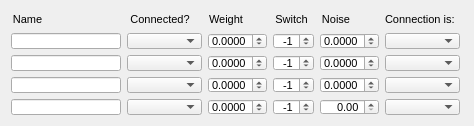
  <widget class="QWidget" name="layoutWidget_7">
   <property name="geometry">
    <rect>
     <x>9</x>
     <y>460</y>
     <width>466</width>
     <height>108</height>
    </rect>
   </property>
   <layout class="QHBoxLayout" name="horizontalLayout_17">
    <item>
     <layout class="QVBoxLayout" name="verticalLayout_44">
      <item>
       <widget class="QLabel" name="label_49">
        <property name="sizePolicy">
         <sizepolicy hsizetype="Fixed" vsizetype="Preferred">
          <horstretch>0</horstretch>
          <verstretch>0</verstretch>
         </sizepolicy>
        </property>
        <property name="minimumSize">
         <size>
          <width>33</width>
          <height>16</height>
         </size>
        </property>
        <property name="maximumSize">
         <size>
          <width>33</width>
          <height>16</height>
         </size>
        </property>
        <property name="font">
         <font>
          <pointsize>8</pointsize>
         </font>
        </property>
        <property name="text">
         <string>Name</string>
        </property>
        <property name="alignment">
         <set>Qt::AlignCenter</set>
        </property>
       </widget>
      </item>
      <item>
       <widget class="QLineEdit" name="unit3Unit1ConnNameLineEdit">
        <property name="sizePolicy">
         <sizepolicy hsizetype="Fixed" vsizetype="Fixed">
          <horstretch>0</horstretch>
          <verstretch>0</verstretch>
         </sizepolicy>
        </property>
        <property name="minimumSize">
         <size>
          <width>110</width>
          <height>16</height>
         </size>
        </property>
        <property name="maximumSize">
         <size>
          <width>110</width>
          <height>16</height>
         </size>
        </property>
        <property name="font">
         <font>
          <pointsize>8</pointsize>
         </font>
        </property>
        <property name="readOnly">
         <bool>true</bool>
        </property>
       </widget>
      </item>
      <item>
       <widget class="QLineEdit" name="unit3Unit2ConnNameLineEdit">
        <property name="sizePolicy">
         <sizepolicy hsizetype="Fixed" vsizetype="Fixed">
          <horstretch>0</horstretch>
          <verstretch>0</verstretch>
         </sizepolicy>
        </property>
        <property name="minimumSize">
         <size>
          <width>110</width>
          <height>16</height>
         </size>
        </property>
        <property name="maximumSize">
         <size>
          <width>110</width>
          <height>16</height>
         </size>
        </property>
        <property name="font">
         <font>
          <pointsize>8</pointsize>
         </font>
        </property>
        <property name="readOnly">
         <bool>true</bool>
        </property>
       </widget>
      </item>
      <item>
       <widget class="QLineEdit" name="unit3Unit3ConnNameLineEdit">
        <property name="sizePolicy">
         <sizepolicy hsizetype="Fixed" vsizetype="Fixed">
          <horstretch>0</horstretch>
          <verstretch>0</verstretch>
         </sizepolicy>
        </property>
        <property name="minimumSize">
         <size>
          <width>110</width>
          <height>16</height>
         </size>
        </property>
        <property name="maximumSize">
         <size>
          <width>110</width>
          <height>16</height>
         </size>
        </property>
        <property name="font">
         <font>
          <pointsize>8</pointsize>
         </font>
        </property>
        <property name="readOnly">
         <bool>true</bool>
        </property>
       </widget>
      </item>
      <item>
       <widget class="QLineEdit" name="unit3Unit4ConnNameLineEdit">
        <property name="sizePolicy">
         <sizepolicy hsizetype="Fixed" vsizetype="Fixed">
          <horstretch>0</horstretch>
          <verstretch>0</verstretch>
         </sizepolicy>
        </property>
        <property name="minimumSize">
         <size>
          <width>110</width>
          <height>16</height>
         </size>
        </property>
        <property name="maximumSize">
         <size>
          <width>110</width>
          <height>16</height>
         </size>
        </property>
        <property name="font">
         <font>
          <pointsize>8</pointsize>
         </font>
        </property>
        <property name="readOnly">
         <bool>true</bool>
        </property>
       </widget>
      </item>
     </layout>
    </item>
    <item>
     <layout class="QVBoxLayout" name="verticalLayout_45">
      <item>
       <widget class="QLabel" name="label_50">
        <property name="sizePolicy">
         <sizepolicy hsizetype="Fixed" vsizetype="Preferred">
          <horstretch>0</horstretch>
          <verstretch>0</verstretch>
         </sizepolicy>
        </property>
        <property name="minimumSize">
         <size>
          <width>66</width>
          <height>16</height>
         </size>
        </property>
        <property name="maximumSize">
         <size>
          <width>66</width>
          <height>16</height>
         </size>
        </property>
        <property name="font">
         <font>
          <pointsize>8</pointsize>
         </font>
        </property>
        <property name="text">
         <string>Connected?</string>
        </property>
        <property name="alignment">
         <set>Qt::AlignCenter</set>
        </property>
       </widget>
      </item>
      <item>
       <widget class="QComboBox" name="unit3Unit1ConnectedComboBox">
        <property name="sizePolicy">
         <sizepolicy hsizetype="Fixed" vsizetype="Fixed">
          <horstretch>0</horstretch>
          <verstretch>0</verstretch>
         </sizepolicy>
        </property>
        <property name="minimumSize">
         <size>
          <width>75</width>
          <height>16</height>
         </size>
        </property>
        <property name="maximumSize">
         <size>
          <width>75</width>
          <height>16</height>
         </size>
        </property>
        <property name="font">
         <font>
          <pointsize>8</pointsize>
         </font>
        </property>
       </widget>
      </item>
      <item>
       <widget class="QComboBox" name="unit3Unit2ConnectedComboBox">
        <property name="sizePolicy">
         <sizepolicy hsizetype="Fixed" vsizetype="Fixed">
          <horstretch>0</horstretch>
          <verstretch>0</verstretch>
         </sizepolicy>
        </property>
        <property name="minimumSize">
         <size>
          <width>75</width>
          <height>16</height>
         </size>
        </property>
        <property name="maximumSize">
         <size>
          <width>75</width>
          <height>16</height>
         </size>
        </property>
        <property name="font">
         <font>
          <pointsize>8</pointsize>
         </font>
        </property>
       </widget>
      </item>
      <item>
       <widget class="QComboBox" name="unit3Unit3ConnectedComboBox">
        <property name="sizePolicy">
         <sizepolicy hsizetype="Fixed" vsizetype="Fixed">
          <horstretch>0</horstretch>
          <verstretch>0</verstretch>
         </sizepolicy>
        </property>
        <property name="minimumSize">
         <size>
          <width>75</width>
          <height>16</height>
         </size>
        </property>
        <property name="maximumSize">
         <size>
          <width>75</width>
          <height>16</height>
         </size>
        </property>
        <property name="font">
         <font>
          <pointsize>8</pointsize>
         </font>
        </property>
       </widget>
      </item>
      <item>
       <widget class="QComboBox" name="unit3Unit4ConnectedComboBox">
        <property name="sizePolicy">
         <sizepolicy hsizetype="Fixed" vsizetype="Fixed">
          <horstretch>0</horstretch>
          <verstretch>0</verstretch>
         </sizepolicy>
        </property>
        <property name="minimumSize">
         <size>
          <width>75</width>
          <height>16</height>
         </size>
        </property>
        <property name="maximumSize">
         <size>
          <width>75</width>
          <height>16</height>
         </size>
        </property>
        <property name="font">
         <font>
          <pointsize>8</pointsize>
         </font>
        </property>
       </widget>
      </item>
     </layout>
    </item>
    <item>
     <layout class="QVBoxLayout" name="verticalLayout_46">
      <item>
       <widget class="QLabel" name="label_51">
        <property name="sizePolicy">
         <sizepolicy hsizetype="Fixed" vsizetype="Preferred">
          <horstretch>0</horstretch>
          <verstretch>0</verstretch>
         </sizepolicy>
        </property>
        <property name="minimumSize">
         <size>
          <width>36</width>
          <height>16</height>
         </size>
        </property>
        <property name="maximumSize">
         <size>
          <width>36</width>
          <height>16</height>
         </size>
        </property>
        <property name="font">
         <font>
          <pointsize>8</pointsize>
         </font>
        </property>
        <property name="text">
         <string>Weight</string>
        </property>
        <property name="alignment">
         <set>Qt::AlignCenter</set>
        </property>
       </widget>
      </item>
      <item>
       <widget class="QDoubleSpinBox" name="unit3Unit1WeightDoubleSpinBox">
        <property name="sizePolicy">
         <sizepolicy hsizetype="Fixed" vsizetype="Fixed">
          <horstretch>0</horstretch>
          <verstretch>0</verstretch>
         </sizepolicy>
        </property>
        <property name="minimumSize">
         <size>
          <width>59</width>
          <height>16</height>
         </size>
        </property>
        <property name="maximumSize">
         <size>
          <width>59</width>
          <height>16</height>
         </size>
        </property>
        <property name="font">
         <font>
          <pointsize>8</pointsize>
         </font>
        </property>
        <property name="wrapping">
         <bool>true</bool>
        </property>
        <property name="alignment">
         <set>Qt::AlignRight|Qt::AlignTrailing|Qt::AlignVCenter</set>
        </property>
        <property name="decimals">
         <number>4</number>
        </property>
        <property name="maximum">
         <double>1.000000000000000</double>
        </property>
        <property name="singleStep">
         <double>0.001000000000000</double>
        </property>
       </widget>
      </item>
      <item>
       <widget class="QDoubleSpinBox" name="unit3Unit2WeightDoubleSpinBox">
        <property name="sizePolicy">
         <sizepolicy hsizetype="Fixed" vsizetype="Fixed">
          <horstretch>0</horstretch>
          <verstretch>0</verstretch>
         </sizepolicy>
        </property>
        <property name="minimumSize">
         <size>
          <width>59</width>
          <height>16</height>
         </size>
        </property>
        <property name="maximumSize">
         <size>
          <width>59</width>
          <height>16</height>
         </size>
        </property>
        <property name="font">
         <font>
          <pointsize>8</pointsize>
         </font>
        </property>
        <property name="wrapping">
         <bool>true</bool>
        </property>
        <property name="alignment">
         <set>Qt::AlignRight|Qt::AlignTrailing|Qt::AlignVCenter</set>
        </property>
        <property name="decimals">
         <number>4</number>
        </property>
        <property name="maximum">
         <double>1.000000000000000</double>
        </property>
        <property name="singleStep">
         <double>0.001000000000000</double>
        </property>
       </widget>
      </item>
      <item>
       <widget class="QDoubleSpinBox" name="unit3Unit3WeightDoubleSpinBox">
        <property name="sizePolicy">
         <sizepolicy hsizetype="Fixed" vsizetype="Fixed">
          <horstretch>0</horstretch>
          <verstretch>0</verstretch>
         </sizepolicy>
        </property>
        <property name="minimumSize">
         <size>
          <width>59</width>
          <height>16</height>
         </size>
        </property>
        <property name="maximumSize">
         <size>
          <width>59</width>
          <height>16</height>
         </size>
        </property>
        <property name="font">
         <font>
          <pointsize>8</pointsize>
         </font>
        </property>
        <property name="wrapping">
         <bool>true</bool>
        </property>
        <property name="alignment">
         <set>Qt::AlignRight|Qt::AlignTrailing|Qt::AlignVCenter</set>
        </property>
        <property name="decimals">
         <number>4</number>
        </property>
        <property name="maximum">
         <double>1.000000000000000</double>
        </property>
        <property name="singleStep">
         <double>0.001000000000000</double>
        </property>
       </widget>
      </item>
      <item>
       <widget class="QDoubleSpinBox" name="unit3Unit4WeightDoubleSpinBox">
        <property name="sizePolicy">
         <sizepolicy hsizetype="Fixed" vsizetype="Fixed">
          <horstretch>0</horstretch>
          <verstretch>0</verstretch>
         </sizepolicy>
        </property>
        <property name="minimumSize">
         <size>
          <width>59</width>
          <height>16</height>
         </size>
        </property>
        <property name="maximumSize">
         <size>
          <width>59</width>
          <height>16</height>
         </size>
        </property>
        <property name="font">
         <font>
          <pointsize>8</pointsize>
         </font>
        </property>
        <property name="wrapping">
         <bool>true</bool>
        </property>
        <property name="alignment">
         <set>Qt::AlignRight|Qt::AlignTrailing|Qt::AlignVCenter</set>
        </property>
        <property name="decimals">
         <number>4</number>
        </property>
        <property name="maximum">
         <double>1.000000000000000</double>
        </property>
        <property name="singleStep">
         <double>0.001000000000000</double>
        </property>
       </widget>
      </item>
     </layout>
    </item>
    <item>
     <layout class="QVBoxLayout" name="verticalLayout_47">
      <item>
       <widget class="QLabel" name="label_52">
        <property name="sizePolicy">
         <sizepolicy hsizetype="Fixed" vsizetype="Preferred">
          <horstretch>0</horstretch>
          <verstretch>0</verstretch>
         </sizepolicy>
        </property>
        <property name="minimumSize">
         <size>
          <width>37</width>
          <height>16</height>
         </size>
        </property>
        <property name="maximumSize">
         <size>
          <width>37</width>
          <height>16</height>
         </size>
        </property>
        <property name="font">
         <font>
          <pointsize>8</pointsize>
         </font>
        </property>
        <property name="text">
         <string>Switch</string>
        </property>
        <property name="alignment">
         <set>Qt::AlignCenter</set>
        </property>
       </widget>
      </item>
      <item>
       <widget class="QSpinBox" name="unit3Unit1SwitchSpinBox">
        <property name="sizePolicy">
         <sizepolicy hsizetype="Fixed" vsizetype="Fixed">
          <horstretch>0</horstretch>
          <verstretch>0</verstretch>
         </sizepolicy>
        </property>
        <property name="minimumSize">
         <size>
          <width>41</width>
          <height>16</height>
         </size>
        </property>
        <property name="maximumSize">
         <size>
          <width>41</width>
          <height>16</height>
         </size>
        </property>
        <property name="font">
         <font>
          <pointsize>8</pointsize>
         </font>
        </property>
        <property name="wrapping">
         <bool>true</bool>
        </property>
        <property name="alignment">
         <set>Qt::AlignRight|Qt::AlignTrailing|Qt::AlignVCenter</set>
        </property>
        <property name="minimum">
         <number>-1</number>
        </property>
        <property name="maximum">
         <number>1</number>
        </property>
        <property name="singleStep">
         <number>2</number>
        </property>
        <property name="value">
         <number>-1</number>
        </property>
       </widget>
      </item>
      <item>
       <widget class="QSpinBox" name="unit3Unit2SwitchSpinBox">
        <property name="sizePolicy">
         <sizepolicy hsizetype="Fixed" vsizetype="Fixed">
          <horstretch>0</horstretch>
          <verstretch>0</verstretch>
         </sizepolicy>
        </property>
        <property name="minimumSize">
         <size>
          <width>41</width>
          <height>16</height>
         </size>
        </property>
        <property name="maximumSize">
         <size>
          <width>41</width>
          <height>16</height>
         </size>
        </property>
        <property name="font">
         <font>
          <pointsize>8</pointsize>
         </font>
        </property>
        <property name="wrapping">
         <bool>true</bool>
        </property>
        <property name="alignment">
         <set>Qt::AlignRight|Qt::AlignTrailing|Qt::AlignVCenter</set>
        </property>
        <property name="minimum">
         <number>-1</number>
        </property>
        <property name="maximum">
         <number>1</number>
        </property>
        <property name="singleStep">
         <number>2</number>
        </property>
        <property name="value">
         <number>-1</number>
        </property>
       </widget>
      </item>
      <item>
       <widget class="QSpinBox" name="unit3Unit3SwitchSpinBox">
        <property name="sizePolicy">
         <sizepolicy hsizetype="Fixed" vsizetype="Fixed">
          <horstretch>0</horstretch>
          <verstretch>0</verstretch>
         </sizepolicy>
        </property>
        <property name="minimumSize">
         <size>
          <width>41</width>
          <height>16</height>
         </size>
        </property>
        <property name="maximumSize">
         <size>
          <width>41</width>
          <height>16</height>
         </size>
        </property>
        <property name="font">
         <font>
          <pointsize>8</pointsize>
         </font>
        </property>
        <property name="wrapping">
         <bool>true</bool>
        </property>
        <property name="alignment">
         <set>Qt::AlignRight|Qt::AlignTrailing|Qt::AlignVCenter</set>
        </property>
        <property name="minimum">
         <number>-1</number>
        </property>
        <property name="maximum">
         <number>1</number>
        </property>
        <property name="singleStep">
         <number>2</number>
        </property>
        <property name="value">
         <number>-1</number>
        </property>
       </widget>
      </item>
      <item>
       <widget class="QSpinBox" name="unit3Unit4SwitchSpinBox">
        <property name="sizePolicy">
         <sizepolicy hsizetype="Fixed" vsizetype="Fixed">
          <horstretch>0</horstretch>
          <verstretch>0</verstretch>
         </sizepolicy>
        </property>
        <property name="minimumSize">
         <size>
          <width>41</width>
          <height>16</height>
         </size>
        </property>
        <property name="maximumSize">
         <size>
          <width>41</width>
          <height>16</height>
         </size>
        </property>
        <property name="font">
         <font>
          <pointsize>8</pointsize>
         </font>
        </property>
        <property name="wrapping">
         <bool>true</bool>
        </property>
        <property name="alignment">
         <set>Qt::AlignRight|Qt::AlignTrailing|Qt::AlignVCenter</set>
        </property>
        <property name="minimum">
         <number>-1</number>
        </property>
        <property name="maximum">
         <number>1</number>
        </property>
        <property name="singleStep">
         <number>2</number>
        </property>
        <property name="value">
         <number>-1</number>
        </property>
       </widget>
      </item>
     </layout>
    </item>
    <item>
     <layout class="QVBoxLayout" name="verticalLayout_48">
      <item>
       <widget class="QLabel" name="label_53">
        <property name="sizePolicy">
         <sizepolicy hsizetype="Fixed" vsizetype="Preferred">
          <horstretch>0</horstretch>
          <verstretch>0</verstretch>
         </sizepolicy>
        </property>
        <property name="minimumSize">
         <size>
          <width>32</width>
          <height>16</height>
         </size>
        </property>
        <property name="maximumSize">
         <size>
          <width>32</width>
          <height>16</height>
         </size>
        </property>
        <property name="font">
         <font>
          <pointsize>8</pointsize>
         </font>
        </property>
        <property name="text">
         <string>Noise</string>
        </property>
        <property name="alignment">
         <set>Qt::AlignCenter</set>
        </property>
       </widget>
      </item>
      <item>
       <widget class="QDoubleSpinBox" name="unit3Unit1NoiseDoubleSpinBox">
        <property name="sizePolicy">
         <sizepolicy hsizetype="Fixed" vsizetype="Fixed">
          <horstretch>0</horstretch>
          <verstretch>0</verstretch>
         </sizepolicy>
        </property>
        <property name="minimumSize">
         <size>
          <width>59</width>
          <height>16</height>
         </size>
        </property>
        <property name="maximumSize">
         <size>
          <width>59</width>
          <height>16</height>
         </size>
        </property>
        <property name="font">
         <font>
          <pointsize>8</pointsize>
         </font>
        </property>
        <property name="wrapping">
         <bool>true</bool>
        </property>
        <property name="alignment">
         <set>Qt::AlignRight|Qt::AlignTrailing|Qt::AlignVCenter</set>
        </property>
        <property name="decimals">
         <number>4</number>
        </property>
        <property name="maximum">
         <double>1.000000000000000</double>
        </property>
        <property name="singleStep">
         <double>0.001000000000000</double>
        </property>
       </widget>
      </item>
      <item>
       <widget class="QDoubleSpinBox" name="unit3Unit2NoiseDoubleSpinBox">
        <property name="sizePolicy">
         <sizepolicy hsizetype="Fixed" vsizetype="Fixed">
          <horstretch>0</horstretch>
          <verstretch>0</verstretch>
         </sizepolicy>
        </property>
        <property name="minimumSize">
         <size>
          <width>59</width>
          <height>16</height>
         </size>
        </property>
        <property name="maximumSize">
         <size>
          <width>59</width>
          <height>16</height>
         </size>
        </property>
        <property name="font">
         <font>
          <pointsize>8</pointsize>
         </font>
        </property>
        <property name="wrapping">
         <bool>true</bool>
        </property>
        <property name="alignment">
         <set>Qt::AlignRight|Qt::AlignTrailing|Qt::AlignVCenter</set>
        </property>
        <property name="decimals">
         <number>4</number>
        </property>
        <property name="maximum">
         <double>1.000000000000000</double>
        </property>
        <property name="singleStep">
         <double>0.001000000000000</double>
        </property>
       </widget>
      </item>
      <item>
       <widget class="QDoubleSpinBox" name="unit3Unit3NoiseDoubleSpinBox">
        <property name="sizePolicy">
         <sizepolicy hsizetype="Fixed" vsizetype="Fixed">
          <horstretch>0</horstretch>
          <verstretch>0</verstretch>
         </sizepolicy>
        </property>
        <property name="minimumSize">
         <size>
          <width>59</width>
          <height>16</height>
         </size>
        </property>
        <property name="maximumSize">
         <size>
          <width>59</width>
          <height>16</height>
         </size>
        </property>
        <property name="font">
         <font>
          <pointsize>8</pointsize>
         </font>
        </property>
        <property name="wrapping">
         <bool>true</bool>
        </property>
        <property name="alignment">
         <set>Qt::AlignRight|Qt::AlignTrailing|Qt::AlignVCenter</set>
        </property>
        <property name="decimals">
         <number>4</number>
        </property>
        <property name="maximum">
         <double>1.000000000000000</double>
        </property>
        <property name="singleStep">
         <double>0.001000000000000</double>
        </property>
       </widget>
      </item>
      <item>
       <widget class="QDoubleSpinBox" name="unit3Unit4NoiseDoubleSpinBox">
        <property name="sizePolicy">
         <sizepolicy hsizetype="Fixed" vsizetype="Fixed">
          <horstretch>0</horstretch>
          <verstretch>0</verstretch>
         </sizepolicy>
        </property>
        <property name="minimumSize">
         <size>
          <width>59</width>
          <height>16</height>
         </size>
        </property>
        <property name="maximumSize">
         <size>
          <width>59</width>
          <height>16</height>
         </size>
        </property>
        <property name="font">
         <font>
          <pointsize>8</pointsize>
         </font>
        </property>
        <property name="alignment">
         <set>Qt::AlignRight|Qt::AlignTrailing|Qt::AlignVCenter</set>
        </property>
       </widget>
      </item>
     </layout>
    </item>
    <item>
     <layout class="QVBoxLayout" name="verticalLayout_49">
      <item>
       <widget class="QLabel" name="label_54">
        <property name="sizePolicy">
         <sizepolicy hsizetype="Fixed" vsizetype="Preferred">
          <horstretch>0</horstretch>
          <verstretch>0</verstretch>
         </sizepolicy>
        </property>
        <property name="minimumSize">
         <size>
          <width>78</width>
          <height>16</height>
         </size>
        </property>
        <property name="maximumSize">
         <size>
          <width>78</width>
          <height>16</height>
         </size>
        </property>
        <property name="font">
         <font>
          <pointsize>8</pointsize>
         </font>
        </property>
        <property name="text">
         <string>Connection is:</string>
        </property>
       </widget>
      </item>
      <item>
       <widget class="QComboBox" name="unit3Unit1UniselectorComboBox">
        <property name="sizePolicy">
         <sizepolicy hsizetype="Fixed" vsizetype="Fixed">
          <horstretch>0</horstretch>
          <verstretch>0</verstretch>
         </sizepolicy>
        </property>
        <property name="minimumSize">
         <size>
          <width>75</width>
          <height>16</height>
         </size>
        </property>
        <property name="maximumSize">
         <size>
          <width>75</width>
          <height>16</height>
         </size>
        </property>
        <property name="font">
         <font>
          <pointsize>8</pointsize>
         </font>
        </property>
       </widget>
      </item>
      <item>
       <widget class="QComboBox" name="unit3Unit2UniselectorComboBox">
        <property name="sizePolicy">
         <sizepolicy hsizetype="Fixed" vsizetype="Fixed">
          <horstretch>0</horstretch>
          <verstretch>0</verstretch>
         </sizepolicy>
        </property>
        <property name="minimumSize">
         <size>
          <width>75</width>
          <height>16</height>
         </size>
        </property>
        <property name="maximumSize">
         <size>
          <width>75</width>
          <height>16</height>
         </size>
        </property>
        <property name="font">
         <font>
          <pointsize>8</pointsize>
         </font>
        </property>
       </widget>
      </item>
      <item>
       <widget class="QComboBox" name="unit3Unit3UniselectorComboBox">
        <property name="sizePolicy">
         <sizepolicy hsizetype="Fixed" vsizetype="Fixed">
          <horstretch>0</horstretch>
          <verstretch>0</verstretch>
         </sizepolicy>
        </property>
        <property name="minimumSize">
         <size>
          <width>75</width>
          <height>16</height>
         </size>
        </property>
        <property name="maximumSize">
         <size>
          <width>75</width>
          <height>16</height>
         </size>
        </property>
        <property name="font">
         <font>
          <pointsize>8</pointsize>
         </font>
        </property>
       </widget>
      </item>
      <item>
       <widget class="QComboBox" name="unit3Unit4UniselectorComboBox">
        <property name="sizePolicy">
         <sizepolicy hsizetype="Fixed" vsizetype="Fixed">
          <horstretch>0</horstretch>
          <verstretch>0</verstretch>
         </sizepolicy>
        </property>
        <property name="minimumSize">
         <size>
          <width>75</width>
          <height>16</height>
         </size>
        </property>
        <property name="maximumSize">
         <size>
          <width>75</width>
          <height>16</height>
         </size>
        </property>
        <property name="font">
         <font>
          <pointsize>8</pointsize>
         </font>
        </property>
       </widget>
      </item>
     </layout>
    </item>
   </layout>
  </widget>
